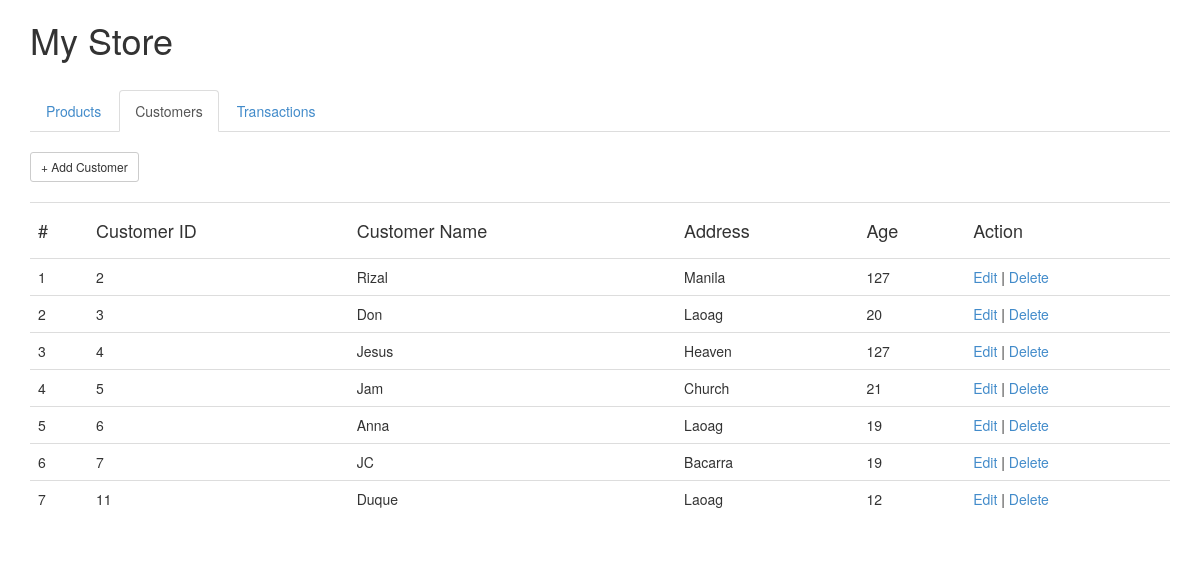
/customer/index.php, run on the app's committed database.
### tables this page shows
CREATE TABLE IF NOT EXISTS `customer` (
  `id` int(11) NOT NULL AUTO_INCREMENT,
  `name` varchar(32) NOT NULL,
  `address` varchar(128) NOT NULL,
  `age` tinyint(4) NOT NULL,
  PRIMARY KEY (`id`)
);

### customer/server/cruds_read.php (the view)
<?php
	include('server/db_connect.php');
	function displayItems()
	{
		global $db_connect;
		$query_select = "SELECT * FROM `customer`";
		$result = mysqli_query($db_connect, $query_select);
		echo "<table class='table table-hover'>";
			echo"
				<tr>
					<td><h4>#</h4></td>
					<td><h4>Customer ID</h4></td>
					<td><h4>Customer Name</h4></td>
					<td><h4>Address</h4></td>
					<td><h4>Age</h4></td>
					<td><h4>Action</h4></td>
				</tr>
			";
			$i = 1;
			while( $row = mysqli_fetch_array($result) )
			{
				echo "
					<tr>
						<td>$i</td>
						<td>".$row['id']."</td>
						<td>".$row['name']."</td>
						<td>".$row['address']."</td>
						<td>".$row['age']."</td>
						<td>
							<a href='update.php?id=".$row['id']."'>Edit</a> | <a href='server/cruds_delete.php?id=".$row['id']."'>Delete</a>
						</td>
					</tr>
				";
			$i++;
			}
		echo "</table>";
	}
?>

### data on the page
customer: id "2", name "Rizal", address "Manila", age "127"
customer: id "3", name "Don", address "Laoag", age "20"
customer: id "4", name "Jesus", address "Heaven", age "127"
customer: id "5", name "Jam", address "Church", age "21"
customer: id "6", name "Anna", address "Laoag", age "19"
customer: id "7", name "JC", address "Bacarra", age "19"
customer: id "11", name "Duque", address "Laoag", age "12"
